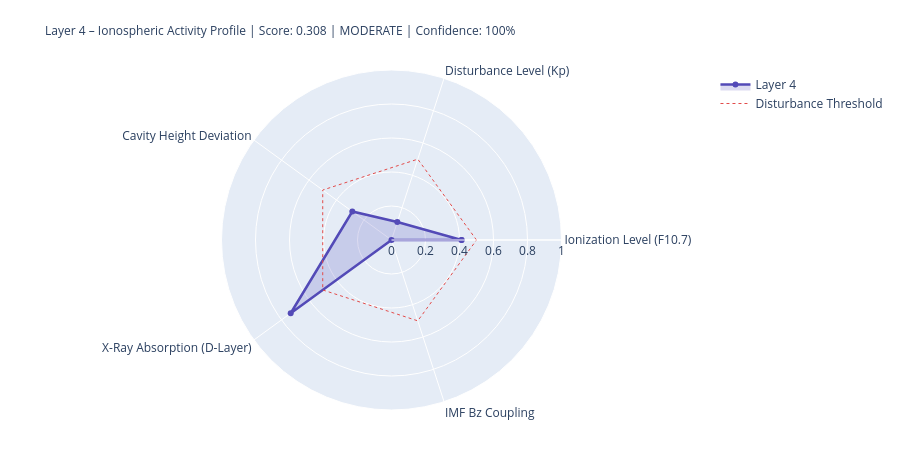

The notebook cell this image was saved under:
### Markdown cell above
---
## 4. State Assessment & Handoff to Layer 5

### Code cell
# ============================================================
# LAYER-4-SCORE
# ============================================================

COMPONENTS = {
    'Ionization Level (F10.7)':    {'score': ioniz,       'source': 'primary' if f107_now else 'from_layer0', 'dynamic': True},
    'Disturbance Level (Kp)':          {'score': disturb,     'source': 'primary' if kp_now   else 'from_layer0', 'dynamic': True},
    'Cavity Height Deviation':    {'score': h_dev,       'source': 'derived',                                'dynamic': True},
    'X-Ray Absorption (D-Layer)':{'score': xray_ioniz,  'source': 'primary' if xray_now else 'missing',     'dynamic': True},
    'IMF Bz Coupling':             {'score': bz_coupling, 'source': 'primary' if bz_now   else 'from_layer0', 'dynamic': True},
}

available    = {k: v['score'] for k, v in COMPONENTS.items() if v['score'] is not None}
unavailable  = [k for k, v in COMPONENTS.items() if v['score'] is None]
layer4_score = round(sum(available.values()) / len(available), 4) if available else None
confidence   = round(len(available) / len(COMPONENTS), 2)
level = ('unknown' if layer4_score is None
         else 'quiet'   if layer4_score < 0.3
         else 'moderate' if layer4_score < 0.6
         else 'active')
dominant_l4 = max(available, key=available.get) if available else 'none'

# Resonance delta for Schumann SR-1
sr1_ref = schumann_freq(1, 80.0)
sr1_now = schumann_freq(1, h_eff)
sr1_delta_mhz = (sr1_now - sr1_ref) * 1000

# Propagation conditions
prop_cond = ('disturbed'   if kp_val > 4
             else 'unsettled' if kp_val > 2
             else 'normal')
if xray_class in ['X', 'M']:
    prop_cond = 'Radio-Blackout moeglich'

W = 68
print('=' * W)
print('LAYER 4 – IONOSPHERE – STATE ASSESSMENT')
print('=' * W)
for name, comp in COMPONENTS.items():
    s = comp['score']
    if s is not None:
        bar = '█' * int(s * 20) + '░' * (20 - int(s * 20))
        print(f'  {name:<36} {bar}  {s:.3f}  [{comp["source"]}]')
    else:
        print(f'  {name:<36} {"─" * 20}  n/a   [missing]')
print('-' * W)
print(f'  Score:          {layer4_score:.3f}  ({len(available)}/{len(COMPONENTS)} components)')
print(f'  Confidence:     {confidence:.0%}')
print(f'  Level:          {level.upper()}')
print(f'  Dominant:       {dominant_l4}')
print(f'  Cavity height:  {h_eff:.1f} km  (Ref: 80.0 km)')
print(f'  SR-1:           {sr1_now:.3f} Hz  (Δ {sr1_delta_mhz:+.1f} mHz vs. ref)')
print(f'  Propagation:    {prop_cond}')
print(f'  X-Ray:          {xray_class}-class  ({xray_now:.2e} W/m²)' if xray_now else '  X-Ray:          n/a')
print('=' * W)

# Radar
cats   = list(available.keys())
vals_r = list(available.values())
if len(cats) >= 3:
    fig = go.Figure()
    fig.add_trace(go.Scatterpolar(
        r=vals_r + [vals_r[0]], theta=cats + [cats[0]],
        fill='toself', fillcolor='rgba(83,74,183,0.20)',
        line=dict(color='#534AB7', width=2.5), name='Layer 4'
    ))
    fig.add_trace(go.Scatterpolar(
        r=[0.5] * (len(cats)+1), theta=cats + [cats[0]],
        line=dict(color='#E24B4A', dash='dot', width=1),
        mode='lines', name='Disturbance Threshold'
    ))
    fig.update_layout(
        title=dict(
            text=f'Layer 4 – Ionospheric Activity Profile | Score: {layer4_score:.3f} | {level.upper()} | Confidence: {confidence:.0%}',
            font=dict(size=12)
        ),
        polar=dict(radialaxis=dict(visible=True, range=[0, 1])),
        height=450, showlegend=True,
        margin=dict(l=80, r=80, t=70, b=40)
    )
    fig.show()

### Figure 1 — Plotly figure (JSON) as saved in the notebook; plotly's stock layout.template omitted (floating-point values rounded to 4 significant figures)
{"data": [{"fill": "toself", "fillcolor": "rgba(83,74,183,0.20)", "line": {"color": "#534AB7", "width": 2.5}, "name": "Layer 4", "r": [0.412, 0.111, 0.285, 0.733, 0.0, 0.412], "theta": ["Ionization Level (F10.7)", "Disturbance Level (Kp)", "Cavity Height Deviation", "X-Ray Absorption (D-Layer)", "IMF Bz Coupling", "Ionization Level (F10.7)"], "type": "scatterpolar"}, {"line": {"color": "#E24B4A", "dash": "dot", "width": 1}, "mode": "lines", "name": "Disturbance Threshold", "r": [0.5, 0.5, 0.5, 0.5, 0.5, 0.5], "theta": ["Ionization Level (F10.7)", "Disturbance Level (Kp)", "Cavity Height Deviation", "X-Ray Absorption (D-Layer)", "IMF Bz Coupling", "Ionization Level (F10.7)"], "type": "scatterpolar"}], "layout": {"height": 450, "margin": {"b": 40, "l": 80, "r": 80, "t": 70}, "polar": {"radialaxis": {"range": [0, 1], "visible": true}}, "showlegend": true, "title": {"font": {"size": 12}, "text": "Layer 4 – Ionospheric Activity Profile | Score: 0.308 | MODERATE | Confidence: 100%"}}}
